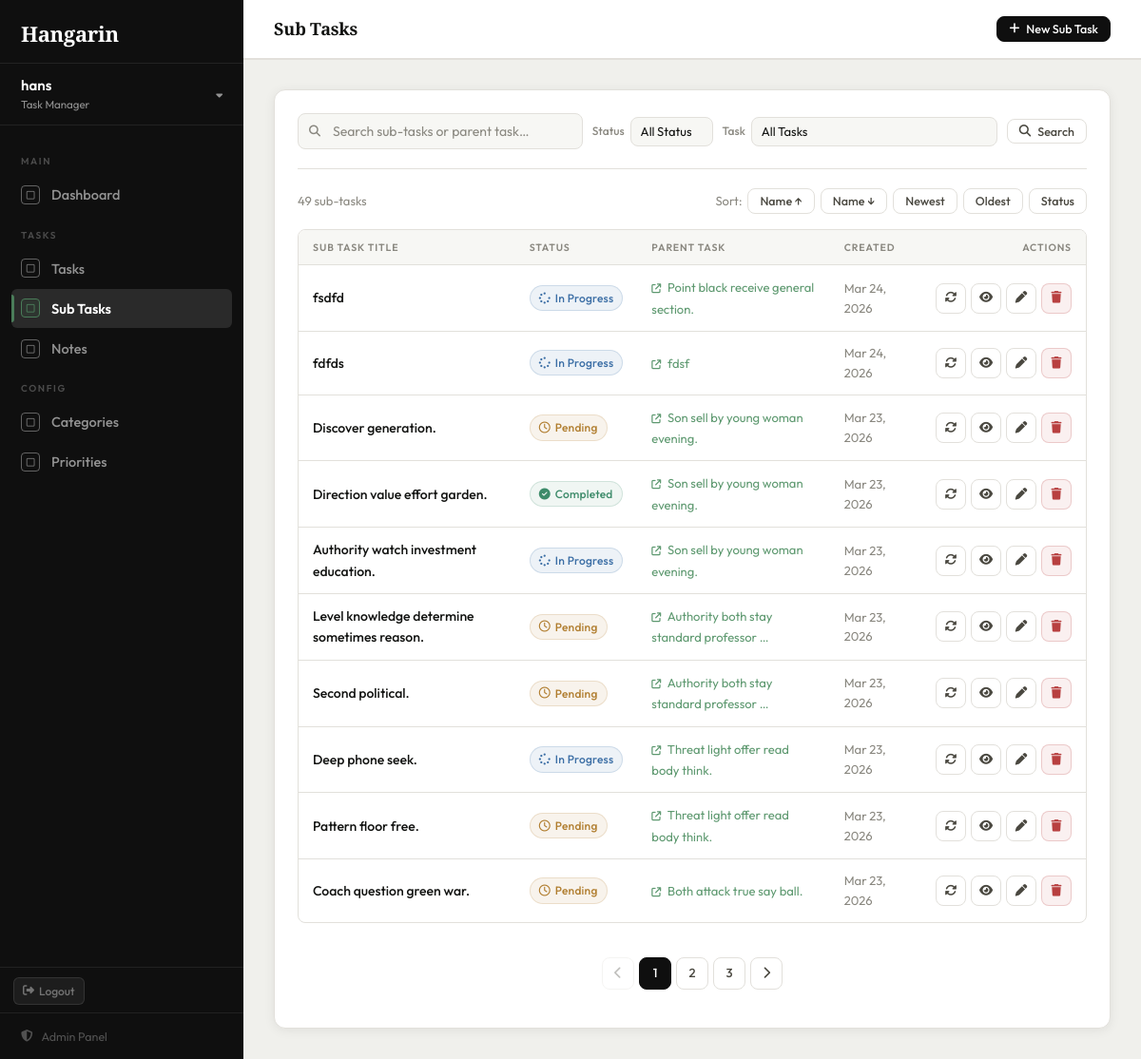
Page /subtasks/ (signed in) on the earlier database version.
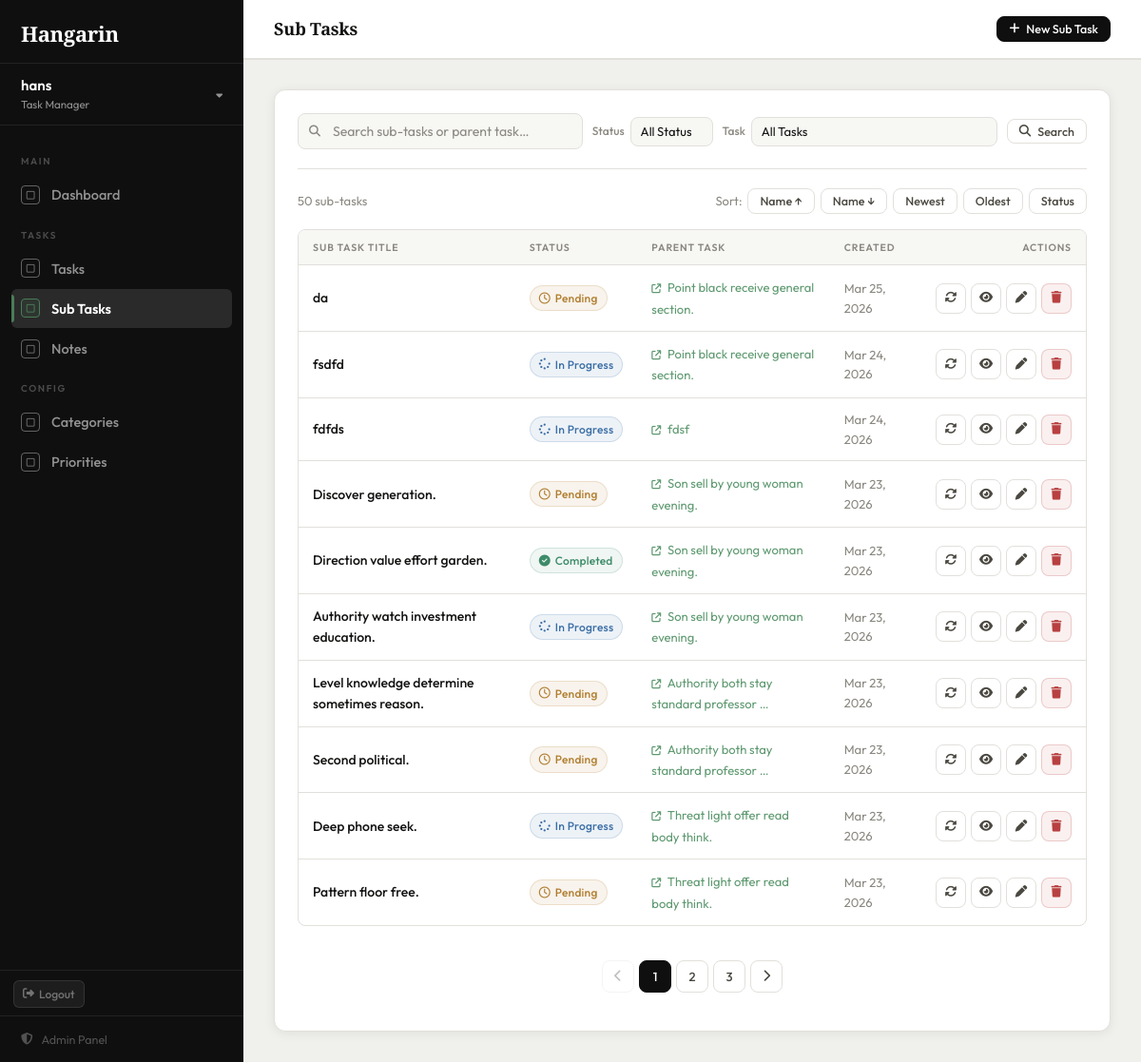
Same page on the later database version.
### tasks/models.py (models this page shows, shortened)
class BaseModel(models.Model):
    created_at = models.DateTimeField(auto_now_add=True)
    updated_at = models.DateTimeField(auto_now=True)
    class Meta:
        abstract = True

class SubTask(BaseModel):
    STATUS_CHOICES = [
        ("Pending", "Pending"),
        ("In Progress", "In Progress"),
        ("Completed", "Completed"),
    ]
    parent_task = models.ForeignKey(Task, on_delete=models.CASCADE, related_name='subtasks')
    title = models.CharField(max_length=255)
    status = models.CharField(
        max_length=50,
        choices=STATUS_CHOICES,
        default="Pending"
    )
    class Meta:
        verbose_name = "Sub Task"
        verbose_name_plural = "Sub Tasks"

class Task(BaseModel):
    STATUS_CHOICES = [
        ("Pending", "Pending"),
        ("In Progress", "In Progress"),
        ("Completed", "Completed"),
    ]
    title = models.CharField(max_length=255)
    description = models.TextField(blank=True, null=True)
    deadline = models.DateTimeField(blank=True, null=True)
    status = models.CharField(
        max_length=50,
        choices=STATUS_CHOICES,
        default="Pending"
    )
    category = models.ForeignKey(
        Category, on_delete=models.SET_NULL, null=True, blank=True
    )
    priority = models.ForeignKey(
        Priority, on_delete=models.SET_NULL, null=True, blank=True
    )
    class Meta:
        verbose_name = "Task"
        verbose_name_plural = "Tasks"

### tasks/views.py (the view)
# urls.py: path('subtasks/',                      views.subtask_list,   name='subtask_list'),
@login_required
def subtask_list(request):
    subtasks = SubTask.objects.select_related('parent_task').all()
    query = request.GET.get('q', '')
    if query:
        subtasks = subtasks.filter(
            Q(title__icontains=query) |
            Q(parent_task__title__icontains=query)
        )
    status_filter = request.GET.get('status', '')
    if status_filter:
        subtasks = subtasks.filter(status=status_filter)
    task_filter = request.GET.get('task', '')
    if task_filter:
        subtasks = subtasks.filter(parent_task_id=task_filter)
    sort_by = request.GET.get('sort', '-created_at')
    valid_sorts = ['title', '-title', 'created_at', '-created_at', 'status', '-status']
    subtasks = subtasks.order_by(sort_by if sort_by in valid_sorts else '-created_at')
    page_obj = Paginator(subtasks, 10).get_page(request.GET.get('page'))
    return render(request, 'tasks/subtask_list.html', {
        'page_obj': page_obj,
        'query': query,
        'status_filter': status_filter,
        'task_filter': task_filter,
        'sort_by': sort_by,
        'tasks': Task.objects.order_by('title'),
        'page_title': 'Sub Tasks',
    })

### tasks/templates/tasks/subtask_list.html (shortened to what the changed rows need)
{% extends "tasks/base.html" %}
{% block content %}
<div class="card">
    <div style="display:flex; align-items:center; justify-content:space-between; margin-bottom:16px; font-size:13px; color:var(--text-muted);">
        <span>{{ page_obj.paginator.count }} sub-task{% if page_obj.paginator.count != 1 %}s{% endif %}</span>
        {% with base="?q="|add:query|add:"&status="|add:status_filter|add:"&task="|add:task_filter %}
        <div style="display:flex; align-items:center; gap:6px;">
            <span>Sort:</span>
            <a href="{{ base }}&sort=title"       class="btn btn-secondary btn-sm {% if sort_by == 'title' %}active{% endif %}">Name ↑</a>
            <a href="{{ base }}&sort=-title"      class="btn btn-secondary btn-sm {% if sort_by == '-title' %}active{% endif %}">Name ↓</a>
            <a href="{{ base }}&sort=-created_at" class="btn btn-secondary btn-sm {% if sort_by == '-created_at' %}active{% endif %}">Newest</a>
            <a href="{{ base }}&sort=created_at"  class="btn btn-secondary btn-sm {% if sort_by == 'created_at' %}active{% endif %}">Oldest</a>
            <a href="{{ base }}&sort=status"      class="btn btn-secondary btn-sm {% if sort_by == 'status' %}active{% endif %}">Status</a>
        </div>
        {% endwith %}
    </div>
    {% if page_obj.object_list %}
    <div class="table-wrap">
        <table>
            <thead>
                <tr>
                    <th>Sub Task Title</th>
                    <th>Status</th>
                    <th>Parent Task</th>
                    <th>Created</th>
                    <th style="text-align:right;">Actions</th>
                </tr>
            </thead>
            <tbody>
                {% for st in page_obj %}
                <tr>
                    <td class="task-title-cell">{{ st.title }}</td>
                    <td>
                        {% if st.status == 'Completed' %}
                            <span class="badge badge-completed"><i class="fa-solid fa-circle-check"></i> Completed</span>
                        {% elif st.status == 'In Progress' %}
                            <span class="badge badge-progress"><i class="fa-solid fa-spinner"></i> In Progress</span>
                        {% else %}
                            <span class="badge badge-pending"><i class="fa-regular fa-clock"></i> Pending</span>
                        {% endif %}
                    </td>
                    <td>
                        <a href="{% url 'task_detail' st.parent_task.pk %}"
                           style="color:var(--accent-light); text-decoration:none; font-size:13px;">
                            <i class="fa-solid fa-arrow-up-right-from-square" style="font-size:10px; margin-right:4px;"></i>
                            {{ st.parent_task.title|truncatechars:40 }}
                        </a>
                    </td>
                    <td style="color:var(--text-muted); font-size:13px;">{{ st.created_at|date:"M d, Y" }}</td>
                    <td>
                        <div style="display:flex; gap:5px; justify-content:flex-end;">
                            <a href="{% url 'subtask_toggle' st.pk %}?next=subtask_list"
                                class="btn btn-secondary btn-icon btn-sm" title="Toggle status">
                                    <i class="fa-solid fa-rotate"></i>
                                </a>
                            <a href="{% url 'task_detail' st.parent_task.pk %}"
                               class="btn btn-secondary btn-icon btn-sm" title="View Parent Task">
                                <i class="fa-solid fa-eye"></i>
                            </a>
                            <a href="{% url 'subtask_edit' st.pk %}"
                               class="btn btn-secondary btn-icon btn-sm" title="Edit">
                                <i class="fa-solid fa-pen"></i>
                            </a>
                            <form method="POST" action="{% url 'subtask_delete' st.pk %}" style="margin:0;">
                                <button type="submit" class="btn btn-danger btn-icon btn-sm"
                                        title="Delete" onclick="return confirm('Delete this sub-task?')">
                                    <i class="fa-solid fa-trash"></i>
                                </button>
                            </form>
                        </div>
                    </td>
                </tr>
                {% endfor %}
            </tbody>
        </table>
    </div>
    {% if page_obj.has_other_pages %}
    <div class="pagination" style="padding:16px 0;">
        {% with base="?q="|add:query|add:"&status="|add:status_filter|add:"&task="|add:task_filter|add:"&sort="|add:sort_by %}
        {% if page_obj.has_previous %}
            <a href="{{ base }}&page={{ page_obj.previous_page_number }}" class="page-btn"><i class="fa-solid fa-chevron-left"></i></a>
        {% else %}
            <span class="page-btn disabled"><i class="fa-solid fa-chevron-left"></i></span>
        {% endif %}
        {% for num in page_obj.paginator.page_range %}
            {% if page_obj.number == num %}
                <span class="page-btn active">{{ num }}</span>
            {% elif num > page_obj.number|add:'-3' and num < page_obj.number|add:'3' %}
                <a href="{{ base }}&page={{ num }}" class="page-btn">{{ num }}</a>
            {% endif %}
        {% endfor %}
        {% if page_obj.has_next %}
            <a href="{{ base }}&page={{ page_obj.next_page_number }}" class="page-btn"><i class="fa-solid fa-chevron-right"></i></a>
        {% else %}
            <span class="page-btn disabled"><i class="fa-solid fa-chevron-right"></i></span>
        {% endif %}
        {% endwith %}
    </div>
    {% endif %}
    {% endif %}
</div>
{% endblock %}

Differences in the rows shown:
no longer on this page (row unchanged): SubTask: title "Coach question green war.", status "Pending" (drawn), parent_task "Both attack true say ball.", created_at "Mar 23, 2026"
added SubTask: title "da", status "Pending" (drawn), parent_task "Point black receive general section.", created_at "Mar 25, 2026"
Other differences:
{{ page_obj.paginator.count }}: "49" → "50"
